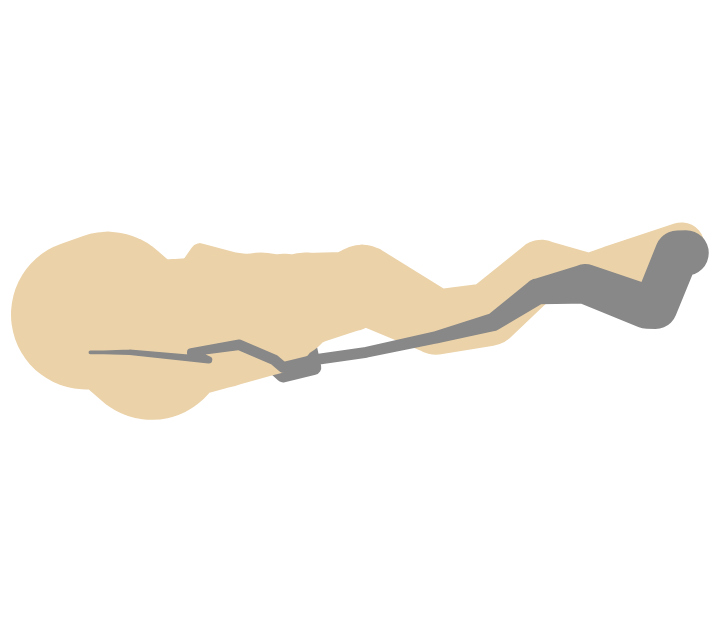

Notebook code cell kept with this figure:
### Code cell
# Create troops chart
troops_chart = alt.Chart(troops).mark_trail().encode(
    longitude='long:Q',
    latitude='lat:Q',
    size=alt.Size(
        'survivors', 
        scale=alt.Scale(range=[1, 75]), 
        legend=None
    ),
    detail='division',
    color=alt.Color(
        'direction', 
        scale=alt.Scale(
            domain=['A', 'R'],
            range=['#EBD2A8', '#888888']
        ), 
        legend=None
    ),
).project(
    type="mercator"
)
troops_chart.save("troops.html")
troops_chart

### Figure 1 — Vega-Lite specification as saved in the notebook (floating-point values rounded to 4 significant figures)
{"config": {"view": {"continuousWidth": 300, "continuousHeight": 300}}, "data": {"name": "data-1a56e3ca3510ad9dc25f942d7625f912"}, "mark": {"type": "trail"}, "encoding": {"color": {"field": "direction", "legend": null, "scale": {"domain": ["A", "R"], "range": ["#EBD2A8", "#888888"]}, "type": "nominal"}, "detail": {"field": "division", "type": "quantitative"}, "latitude": {"field": "lat", "type": "quantitative"}, "longitude": {"field": "long", "type": "quantitative"}, "size": {"field": "survivors", "legend": null, "scale": {"range": [1, 75]}, "type": "quantitative"}}, "projection": {"type": "mercator"}, "$schema": "https://vega.github.io/schema/vega-lite/v5.14.1.json", "datasets": {"data-1a56e3ca3510ad9dc25f942d7625f912": [{"long": 24.0, "lat": 55.2, "survivors": 22000, "direction": "A", "division": 3}, {"long": 24.5, "lat": 55.3, "survivors": 22000, "direction": "A", "division": 3}, {"long": 24.6, "lat": 55.8, "survivors": 6000, "direction": "A", "division": 3}, {"long": 24.6, "lat": 55.8, "survivors": 6000, "direction": "R", "division": 3}, {"long": 24.2, "lat": 54.4, "survivors": 6000, "direction": "R", "division": 3}, {"long": 24.1, "lat": 54.4, "survivors": 6000, "direction": "R", "division": 3}, {"long": 24.0, "lat": 55.1, "survivors": 60000, "direction": "A", "division": 2}, {"long": 24.5, "lat": 55.2, "survivors": 60000, "direction": "A", "division": 2}, {"long": 25.5, "lat": 54.7, "survivors": 60000, "direction": "A", "division": 2}, {"long": 26.6, "lat": 55.7, "survivors": 40000, "direction": "A", "division": 2}, {"long": 27.4, "lat": 55.6, "survivors": 33000, "direction": "A", "division": 2}, {"long": 28.7, "lat": 55.5, "survivors": 33000, "direction": "A", "division": 2}, {"long": 28.7, "lat": 55.5, "survivors": 33000, "direction": "R", "division": 2}, {"long": 29.2, "lat": 54.2, "survivors": 30000, "direction": "R", "division": 2}, {"long": 28.5, "lat": 54.1, "survivors": 30000, "direction": "R", "division": 2}, {"long": 28.3, "lat": 54.2, "survivors": 28000, "direction": "R", "division": 2}, {"long": 24.0, "lat": 54.9, "survivors": 340000, "direction": "A", "division": 1}, {"long": 24.5, "lat": 55.0, "survivors": 340000, "direction": "A", "division": 1}, {"long": 25.5, "lat": 54.5, "survivors": 340000, "direction": "A", "division": 1}, {"long": 26.0, "lat": 54.7, "survivors": 320000, "direction": "A", "division": 1}, {"long": 27.0, "lat": 54.8, "survivors": 300000, "direction": "A", "division": 1}, {"long": 28.0, "lat": 54.9, "survivors": 280000, "direction": "A", "division": 1}, {"long": 28.5, "lat": 55.0, "survivors": 240000, "direction": "A", "division": 1}, {"long": 29.0, "lat": 55.1, "survivors": 210000, "direction": "A", "division": 1}, {"long": 30.0, "lat": 55.2, "survivors": 180000, "direction": "A", "division": 1}, {"long": 30.3, "lat": 55.3, "survivors": 175000, "direction": "A", "division": 1}, {"long": 32.0, "lat": 54.8, "survivors": 145000, "direction": "A", "division": 1}, {"long": 33.2, "lat": 54.9, "survivors": 140000, "direction": "A", "division": 1}, {"long": 34.4, "lat": 55.5, "survivors": 127100, "direction": "A", "division": 1}, {"long": 35.5, "lat": 55.4, "survivors": 100000, "direction": "A", "division": 1}, {"long": 36.0, "lat": 55.5, "survivors": 100000, "direction": "A", "division": 1}, {"long": 37.6, "lat": 55.8, "survivors": 100000, "direction": "A", "division": 1}, {"long": 37.7, "lat": 55.7, "survivors": 100000, "direction": "R", "division": 1}, {"long": 37.5, "lat": 55.7, "survivors": 98000, "direction": "R", "division": 1}, {"long": 37.0, "lat": 55.0, "survivors": 97000, "direction": "R", "division": 1}, {"long": 36.8, "lat": 55.0, "survivors": 96000, "direction": "R", "division": 1}, {"long": 35.4, "lat": 55.3, "survivors": 87000, "direction": "R", "division": 1}, {"long": 34.3, "lat": 55.2, "survivors": 55000, "direction": "R", "division": 1}, {"long": 33.3, "lat": 54.8, "survivors": 37000, "direction": "R", "division": 1}, {"long": 32.0, "lat": 54.6, "survivors": 24000, "direction": "R", "division": 1}, {"long": 30.4, "lat": 54.4, "survivors": 20000, "direction": "R", "division": 1}, {"long": 29.2, "lat": 54.3, "survivors": 20000, "direction": "R", "division": 1}, {"long": 28.5, "lat": 54.2, "survivors": 20000, "direction": "R", "division": 1}, {"long": 28.3, "lat": 54.3, "survivors": 20000, "direction": "R", "division": 1}, {"long": 27.5, "lat": 54.5, "survivors": 20000, "direction": "R", "division": 1}, {"long": 26.4, "lat": 54.4, "survivors": 14000, "direction": "R", "division": 1}, {"long": 26.8, "lat": 54.3, "survivors": 12000, "direction": "R", "division": 1}, {"long": 25.0, "lat": 54.4, "survivors": 8000, "direction": "R", "division": 1}, {"long": 24.4, "lat": 54.4, "survivors": 4000, "direction": "R", "division": 1}, {"long": 24.2, "lat": 54.4, "survivors": 4000, "direction": "R", "division": 1}, {"long": 24.1, "lat": 54.4, "survivors": 4000, "direction": "R", "division": 1}]}}
